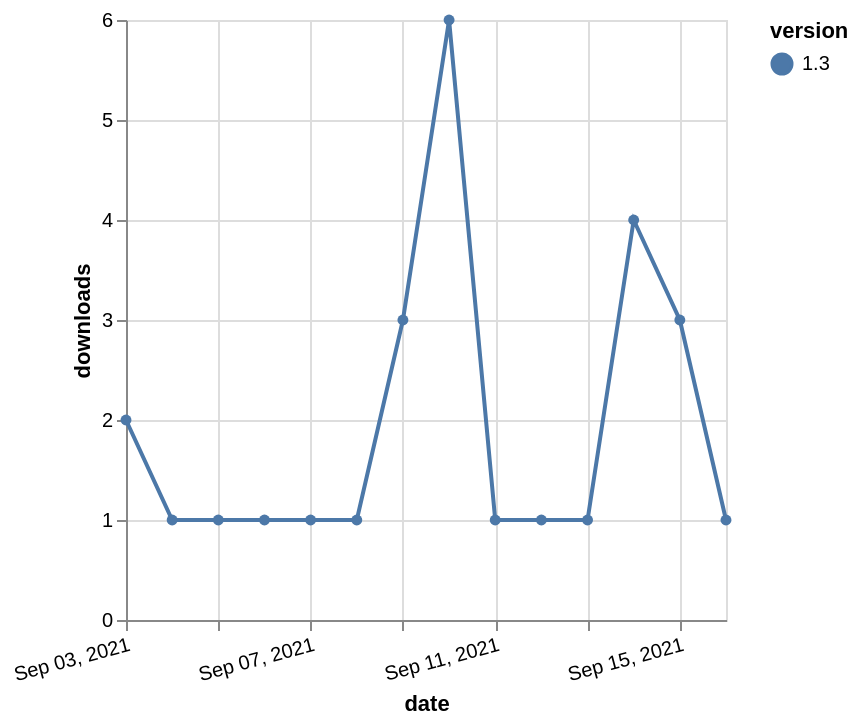

Specify this chart in Vega-Lite:
### Vega-Lite specification from a JSON file in a GitHub repository (floating-point values rounded to 4 significant figures)
{"$schema": "https://vega.github.io/schema/vega-lite/v5.json", "description": "A simple bar chart with embedded data.", "data": {"values": [{"date": "2021-09-03", "total": 123, "delta": 2, "version": "1.3"}, {"date": "2021-09-04", "total": 124, "delta": 1, "version": "1.3"}, {"date": "2021-09-05", "total": 125, "delta": 1, "version": "1.3"}, {"date": "2021-09-06", "total": 126, "delta": 1, "version": "1.3"}, {"date": "2021-09-07", "total": 127, "delta": 1, "version": "1.3"}, {"date": "2021-09-08", "total": 128, "delta": 1, "version": "1.3"}, {"date": "2021-09-09", "total": 131, "delta": 3, "version": "1.3"}, {"date": "2021-09-10", "total": 137, "delta": 6, "version": "1.3"}, {"date": "2021-09-11", "total": 138, "delta": 1, "version": "1.3"}, {"date": "2021-09-12", "total": 139, "delta": 1, "version": "1.3"}, {"date": "2021-09-13", "total": 140, "delta": 1, "version": "1.3"}, {"date": "2021-09-14", "total": 144, "delta": 4, "version": "1.3"}, {"date": "2021-09-15", "total": 147, "delta": 3, "version": "1.3"}, {"date": "2021-09-16", "total": 148, "delta": 1, "version": "1.3"}]}, "width": "container", "mark": {"type": "line", "point": {"filled": true}}, "encoding": {"x": {"field": "date", "type": "temporal", "timeUnit": "yearmonthdate", "title": "date", "axis": {"labelAngle": -15}}, "y": {"field": "delta", "type": "quantitative", "title": "downloads"}, "color": {"field": "version", "type": "nominal"}, "tooltip": {"field": "delta"}}}
